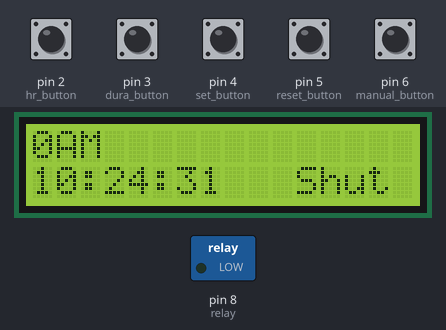
The sketch below on a simulated Arduino Uno, built with avr-gcc and run on an emulated ATmega328P. Shown: 16×2 character LCD, switched loads named in the sketch (green lamp = pin HIGH). Dashed ring = blinking. The test bench sets the inputs (shaded band); at power-on: pin 2 (hr_button), pin 3 (dura_button), pin 4 (set_button), pin 5 (reset_button), pin 6 (manual_button) HIGH. The local clock reads 2024-03-15 10:24:30 at power-on unless the sketch sets it; pins used as bus, display or sensor lines are not drawn.

Above: at 1.2 s.
1.3 s: pin 6 (manual_button) pulled LOW for 0.2 s
At 1.61 s:
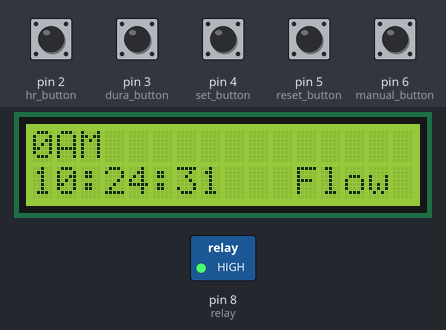
3.2 s: pin 4 (set_button) pulled LOW for 0.2 s
At 3.7 s:
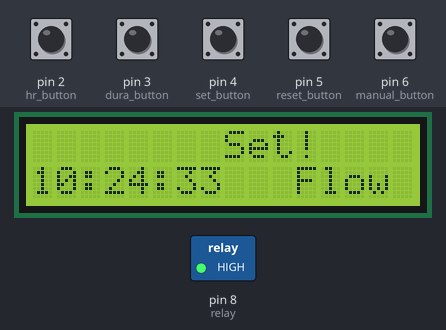
5.3 s: pin 5 (reset_button) pulled LOW for 0.2 s
At 5.7 s:
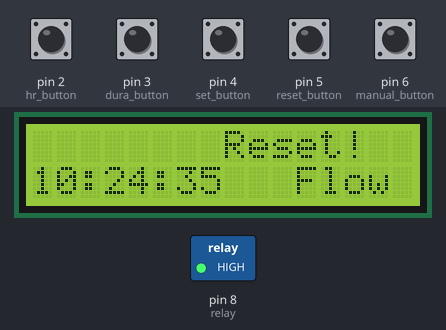
7.3 s: pin 3 (dura_button) pulled LOW for 0.2 s
At 7.53 s:
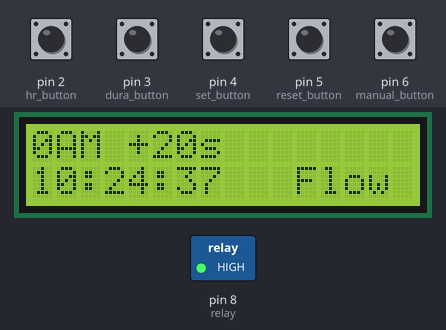
9.0 s: pin 6 (manual_button) pulled LOW for 1 s
At 9.43 s:
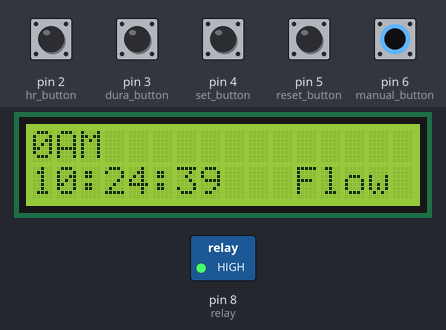
12.5 s: pin 4 (set_button) pulled LOW for 1 s
At 13.0 s:
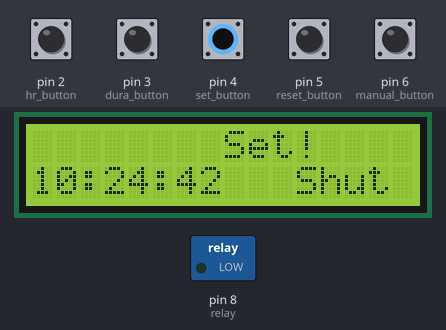
Timing chart, 0 to 15.5 s (numbered marks = the images above; inputs shaded):
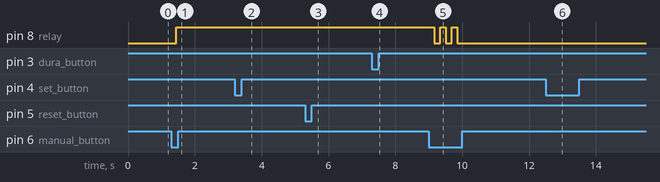

Measured:
- after the input at 1.3 s, pin 8 (relay): LOW → HIGH after 0.14 s; the display: first changes after 0.14 s (image 1 shows a later state)
- after the input at 3.2 s, the display: changes after 0.14 s (image 2)
- after the input at 5.3 s, the display: first differs from a run without the input after 0.10 s (image 3)
- after the input at 7.3 s, the display: first differs from a run without the input after 0.15 s (image 4)
- after the input at 9.0 s, pin 8 (relay): alternates HIGH for 0.17 s and LOW for 0.17 s, 5 changes in all, then stays LOW, starting after 0.17 s; the display: first changes after 0.17 s (image 5 shows a later state)
- after the input at 12.5 s, the display: changes after 0.12 s (image 6)
- what the display in image 6 shows lasts 0.5 s, from 12.6 s to 13.1 s

The sketch:

Testing_4.ino
```cpp
  // Date and time functions using a DS1307 RTC connected via I2C and Wire lib
//#include <Wire.h>
#include <LCD_I2C.h>
#include "RTClib.h"
RTC_DS1307 rtc;
LCD_I2C lcd(0x27,16,2);
#define sensorPin A0
//wchar daysOfTheWeek[7][12] = {"Sun", "Mon", "Tue", "Wed", "Thur", "Fri", "Sat"};
int hr_button = 2;
int dura_button = 3;
int set_button = 4;
int reset_button = 5;
int manual_button = 6;
int sensorPower = 7;
int relay = 8;
int hr = 0;
int dura = 10;
int hr_add = 0;
int dura_add = 0;
int sett = 0;
int reset = 0;
int manual = 0;
bool alarm_set = false;
bool manual_set = 0;
int water_val = 0;

void setup () {
  if (! rtc.begin()) {
    lcd.print("No RTC !");
  }
  if (! rtc.isrunning()) {
    lcd.print("Error !");
    rtc.adjust(DateTime(2022,7,4,12,29,25));
  }
  lcd.begin();
  lcd.backlight();
  pinMode(relay, OUTPUT);
  pinMode(hr_button, INPUT);
  pinMode(dura_button, INPUT);
  pinMode(set_button, INPUT);
  pinMode(reset_button, INPUT);
  pinMode(manual_button, INPUT);
  pinMode(sensorPower, OUTPUT);
  // Set to LOW so no power flows through the sensor
  digitalWrite(sensorPower, LOW);
  //rtc.adjust(DateTime(2022,7,7,11,32,40));
}

void solenoid_flow(){
  digitalWrite(relay, HIGH);
  lcd.setCursor(11,1);
  lcd.print("Flow");
}

void solenoid_shut(){
  digitalWrite(relay, LOW);
  lcd.setCursor(11,1);
  lcd.print("Shut");
}

void alarm(){
  DateTime now = rtc.now();
  lcd.setCursor(0,1);
  lcd.print(now.hour(), DEC);
  lcd.print(':');
  lcd.print(now.minute(), DEC);
  lcd.print(':');
  lcd.print(now.second(), DEC);
  //delay(1000);
  if (now.hour() == hr && now.second() <= dura && alarm_set == true) {
    solenoid_flow();
  } else { // force shut after certain time to prevent leakage
    //solenoid_shut();
    manual_press();
  }
  if (now.second() == 0) {
    water_level();
    delay(1000);
  }
}

int readSensor() {
  digitalWrite(sensorPower, HIGH);  // Turn the sensor ON
  delay(100);              // wait 10 milliseconds
  water_val = analogRead(sensorPin);    // Read the analog value form sensor
  digitalWrite(sensorPower, LOW);   // Turn the sensor OFF
  return water_val;             // send current reading
}

void water_level() {
  int level = readSensor();
  lcd.setCursor(9,0);
  lcd.print("WL: ");
  lcd.print(level);
}

void manual_press(){
    manual = digitalRead(manual_button);
    if (manual == 0) {
      manual_set = 1 - manual_set;
    }
    if (manual_set) {
      solenoid_flow();
    } else {
      solenoid_shut();
    }
    alarm_set = false;
}

void set_time() {
    hr_add = digitalRead(hr_button);
    dura_add = digitalRead(dura_button);
    sett = digitalRead(set_button);
    reset = digitalRead(reset_button);
    if (hr_add == 0) {
      hr++;
      if (hr == 24) {
        hr = 0;
      }
      alarm_set = false;
    }
    if (dura_add == 0) {
      dura += 10;
      if (dura > 30) {
        dura = 10;
      }
      alarm_set = false;
      lcd.setCursor(4,0);
      lcd.print("+");
      lcd.print(dura);
      lcd.print("s");
    }
    if (sett == 0) {
      alarm_set = true;
      lcd.setCursor(8,0);
      lcd.print("Set!");
      delay(500);
    }
    if (reset == 0) {
      hr = 0;
      dura = 10;
      alarm_set = false;
      lcd.setCursor(8,0);
      lcd.print("Reset!");
      delay(500);
    }
    lcd.setCursor(0,0);
    if (hr <= 12) {
      lcd.print(hr);
      lcd.print("AM ");
    } else {
      lcd.print(hr-12);
      lcd.print("PM ");
    }

    delay(150);
    lcd.clear();
}


void loop () {
  set_time();
  alarm();
}
```
